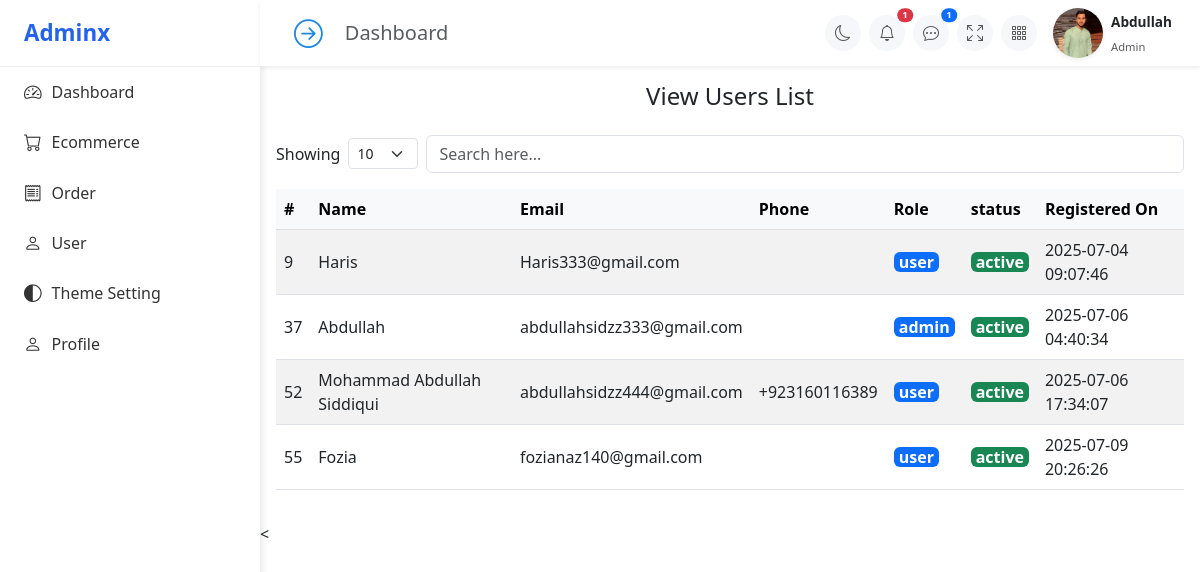
/Server/Admin-Panel/Users.php (signed in), run on an earlier commit of the app's database.
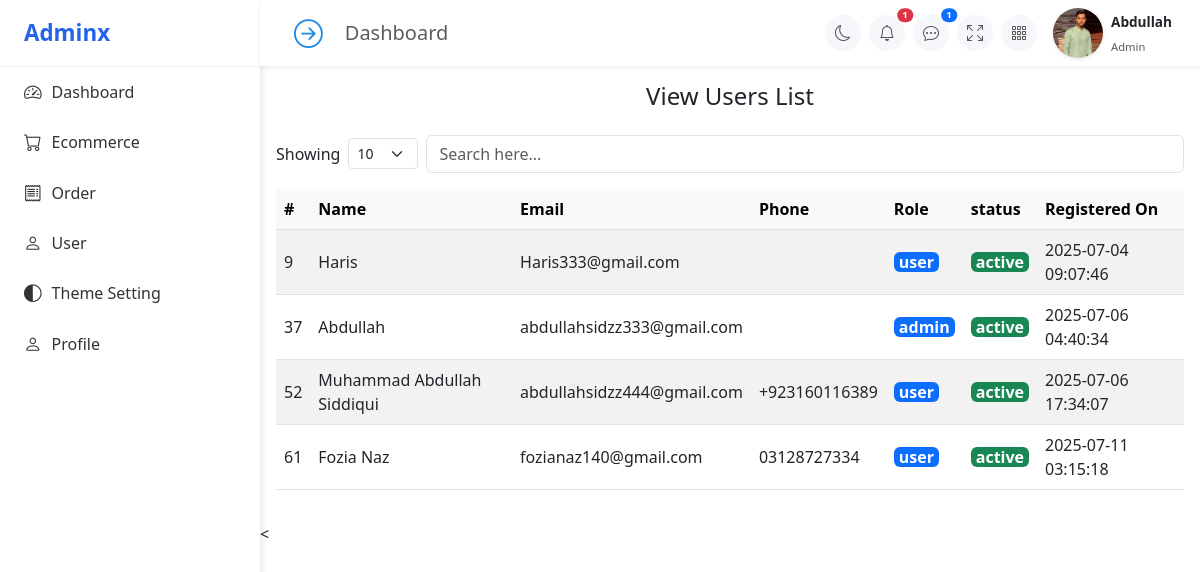
And on a later commit of the database.
### tables this page shows
CREATE TABLE `users` (
  `id` int(11) NOT NULL,
  `name` varchar(100) NOT NULL,
  `email` varchar(100) NOT NULL,
  `password` varchar(255) NOT NULL,
  `phone` varchar(20) DEFAULT NULL,
  `role` enum('user','admin') DEFAULT 'user',
  `status` enum('active','inactive') DEFAULT 'active',
  `created_at` datetime DEFAULT current_timestamp(),
  `updated_at` datetime DEFAULT current_timestamp() ON UPDATE current_timestamp(),
  `user_profile` varchar(255) NOT NULL DEFAULT '',
  `gender` enum('male','female') DEFAULT 'male',
  `email_token` varchar(255) DEFAULT NULL,
  `token_expiry` datetime DEFAULT NULL
);

### Server/Admin-Panel/Users.php (the view, shortened to what this page needs)
<?php
include("./Sidebar.php");
?>
<div class="container  p-3">
  <h4 class="mb-4 text-center ">View Users List</h4>
  <div class="d-flex justify-content-between align-items-center mb-3 flex-wrap gap-2 table-control-wrapper">
    <div class="d-flex align-items-center gap-2 flex-wrap">
      <label for="showEntries">Showing</label>
      <select id="showEntries" class="form-select form-select-sm" style="width: 70px;">
        <option selected>10</option>
      </select>
    </div>
    <input type="text" class="form-control w-50 flex-grow-1 " placeholder="Search here..." />
  </div>
  <div class="table-responsive">
    <table class="table table-hover   table-striped align-middle">
      <thead class="table-light">
        <tr>
          <th>#</th>
          <th>Name</th>
          <th>Email</th>
          <th>Phone</th>
          <th>Role</th>
          <th>status</th>
          <th>Registered On</th>
        </tr>
      </thead>
      <tbody>
        <?php
        $sql = "SELECT * from users";
        $result = $conn->query($sql);
        while ($row = $result->fetch_assoc()) {
        ?>
          <tr>
            <td><?= $row['id'] ?></td>
            <td><?= $row['name'] ?></td>
            <td><?= $row['email'] ?></td>
            <td><?= $row['phone'] ?></td>
            <td><span class="badge bg-primary fs-6"><?= $row['role'] ?></span></td>
            <td><span class="badge bg-success fs-6"><?= $row['status'] ?></span></td>
            <td><?= $row['created_at'] ?></td>
          </tr>
        <?php
        }
        ?>
      </tbody>
    </table>
  </div>
</div>
<

### Server/Admin-Panel/Sidebar.php (shortened to what this page needs)
<?php
include("./config/db.php");
if (isset($_SESSION['admin_id'])) {
  $admin_id = $_SESSION['admin_id'] ?? "";
  $sql = "SELECT * FROM users WHERE id = $admin_id  ";
  $result = $conn->query($sql);
  if ($row = $result->fetch_assoc()) {
    $adminName = $row['name'];
  }
} else {
  header("Location: ../Client/login.php");
  exit();
}
?>
<div class="sidebar active " id="sidebar">
  <div class="logo ">Adminx</div>
  <div id="sidebarAccordion">
    <ul class="nav flex-column">
      <li class="nav-item">
        <a class="nav-link" href="./Dashbboard.php">
          <i class="bi bi-speedometer2"></i> Dashboard
        </a>
      </li>
      <li class="nav-item">
        <a class="nav-link" data-bs-toggle="collapse" href="#ecommerceMenu" role="button">
          <i class="bi bi-cart"></i> Ecommerce
        </a>
      </li>
      <li class="nav-item">
        <a class="nav-link" data-bs-toggle="collapse" href="#orderMenu" role="button">
          <i class="bi bi-receipt"></i> Order
        </a>
      </li>
      <li class="nav-item">
        <a class="nav-link" data-bs-toggle="collapse" href="#userMenu" role="button">
          <i class="bi bi-person"></i> User
        </a>
      </li>
      <li class="nav-item">
        <a class="nav-link" data-bs-toggle="collapse" href="#theme" role="button">
          <i class="bi bi-circle-half"></i>Theme Setting
        </a>
      </li>
      <li class="nav-item">
        <a class="nav-link" href="./admin_profile.php"><i class="bi bi-person"></i> Profile</a>
      </li>
    </ul>
  </div>
</div>
<div class="content-wrapper shifted" id="contentWrapper">
  <nav class="navbar navbar-expand-lg navbar-light bg-white shadow-sm px-3 py-2 sticky-top">
    <div class="container-fluid d-flex align-items-center">
      <button id="sidebarToggle" class="sidebar-toggle-btn me-3">
        <i id="toggleIcon" class="bi bi-arrow-right-circle"></i>
      </button>
      <div class="flex-grow-1 me-3">
        <h5 class="mb-0 text-muted">Dashboard</h5>
      </div>
      <ul class="navbar-nav flex-row align-items-center gap-2">
        <li class="nav-item">
          <a class="nav-link icon-btn" href="#">
            <i class="bi bi-moon"></i>
          </a>
        </li>
        <li class="nav-item position-relative">
          <a class="nav-link icon-btn" href="#">
            <i class="bi bi-bell"></i>
            <span class="badge bg-danger rounded-pill position-absolute top-0 start-100 translate-middle">1</span>
          </a>
        </li>
        <li class="nav-item position-relative">
          <a class="nav-link icon-btn" href="#">
            <i class="bi bi-chat-dots"></i>
            <span class="badge bg-primary rounded-pill position-absolute top-0 start-100 translate-middle">1</span>
          </a>
        </li>
        <li class="nav-item">
          <a class="nav-link icon-btn" href="#">
            <i class="bi bi-arrows-fullscreen"></i>
          </a>
        </li>
        <li class="nav-item">
          <a class="nav-link icon-btn" href="#">
            <i class="bi bi-grid-3x3-gap"></i>
          </a>
        </li>
        <li class="nav-item d-flex align-items-center ms-2">
          <a href="./admin_profile.php"><img src="./assets/Images/Abdullah.jpg"
              class="shadow-sm me-2"
              style="border-radius: 50%; object-fit: cover;"
              width="50" height="50" alt="User">
          </a>
          <div class="user-info">
            <span class="fw-semibold"><?= $adminName ?></span><br>
            <small class="text-muted">Admin</small>
          </div>
        </li>
      </ul>
    </div>
  </nav>

### Server/Admin-Panel/Assets/CSS/admin.css (style rules this page uses)
.sidebar { position: fixed; top: 0; left: -260px; width: 260px; height: 100%; background-color: #fff; box-shadow: 2px 0 8px rgba(0,0,0,0.1); transition: left 0.3s ease; z-index: 1000; overflow-y: auto; }
.sidebar.active { left: 0; }
.sidebar .logo { padding: 1rem 1.5rem; font-size: 1.4rem; font-weight: bold; color: #2563EB ; border-bottom: 1px solid #f0f0f0; }
.sidebar .nav-link { padding: 0.75rem 1.5rem; color: #333; font-weight: 500; display: flex; align-items: center; }
.sidebar .nav-link i { margin-right: 10px; font-size: 1.1rem; }
.content-wrapper { margin-left: 0; transition: margin-left 0.3s ease; }
.content-wrapper.shifted { margin-left: 260px; }
.sidebar-toggle-btn { border: none; background: transparent; font-size: 1.8rem; color: #1e88e5; cursor: pointer; transition: transform 0.3s ease, color 0.3s ease; }
.icon-btn { background-color: #f5f7fa; border-radius: 50%; width: 36px; height: 36px; display: flex; align-items: center; justify-content: center; color: #555; position: relative; transition: all 0.2s ease; }
.badge { font-size: 0.6rem; padding: 2px 5px; }
.user-info span { font-size: 0.85rem; }
.user-info small { font-size: 0.7rem; }

### Server/Admin-Panel/Sidebar.php (style rules this page uses)
.content-wrapper { margin-left: 0; transition: margin-left 0.3s ease; }
.content-wrapper.shifted { margin-left: 260px; }
.sidebar-toggle-btn { border: none; background: transparent; font-size: 1.8rem; color: #1e88e5; cursor: pointer; transition: transform 0.3s ease, color 0.3s ease; }
.icon-btn { background-color: #f5f7fa; border-radius: 50%; width: 36px; height: 36px; display: flex; align-items: center; justify-content: center; color: #555; position: relative; transition: all 0.2s ease; }
.badge { font-size: 0.6rem; padding: 2px 5px; }
.user-info span { font-size: 0.85rem; }
.user-info small { font-size: 0.7rem; }
.sidebar { position: fixed; top: 0; left: -260px; width: 260px; height: 100%; background-color: #fff; box-shadow: 2px 0 8px rgba(0, 0, 0, 0.1); transition: left 0.3s ease; z-index: 1000; overflow-y: auto; }
.sidebar { left: -260px; }
.sidebar.active { left: 0; }
.sidebar .logo { padding: 1rem 1.5rem; font-size: 1.4rem; font-weight: bold; color: #2563EB; border-bottom: 1px solid #f0f0f0; text-decoration: none; }
.sidebar .nav-link { padding: 0.75rem 1.5rem; color: #333; font-weight: 500; display: flex; align-items: center; }
.sidebar .nav-link i { margin-right: 10px; font-size: 1.1rem; }

What changed in the data, as far as the page shows it:
removed users: id "55", name "Fozia", email "fozianaz140@gmail.com", role "user", status "active", created_at "2025-07-09 20:26:26"
changed users "abdullahsidzz444@gmail.com": name "Mohammad Abdullah Siddiqui" → "Muhammad Abdullah Siddiqui"
added users: id "61", name "Fozia Naz", email "fozianaz140@gmail.com", phone "03128727334", role "user", status "active", created_at "2025-07-11 03:15:18"
